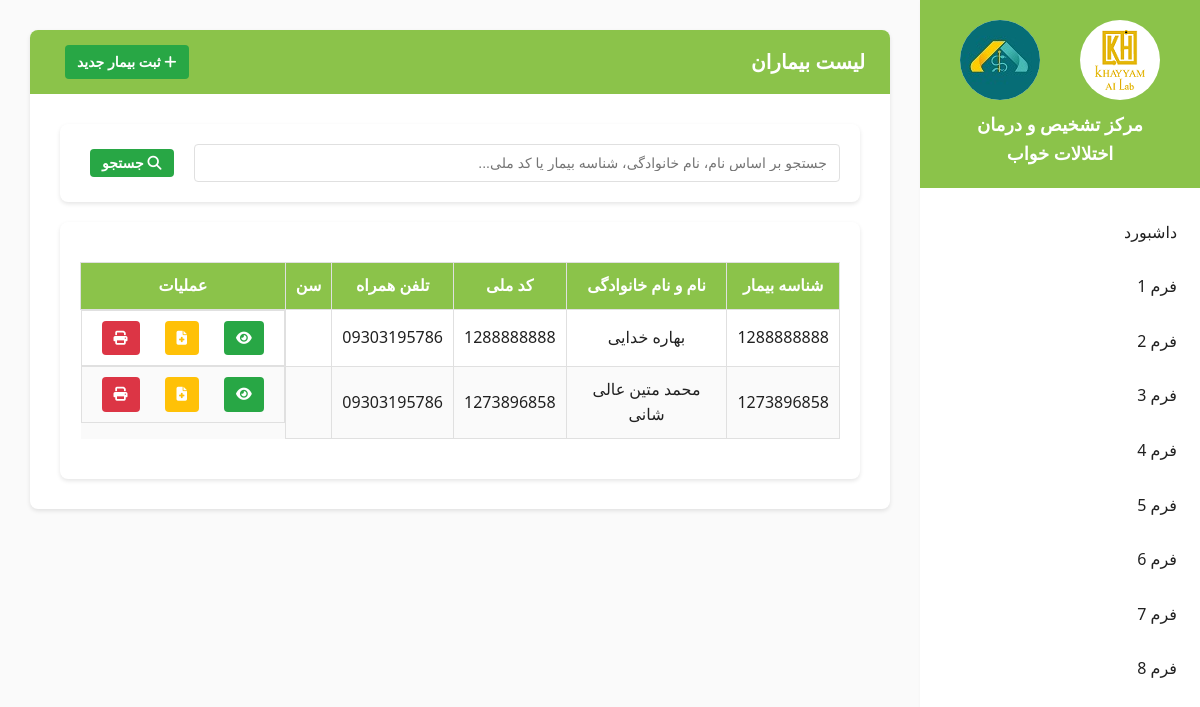
/patients/ (signed in), run on the app's committed database.
### patient_app/models.py (models this page shows, shortened)
class Patient(models.Model):
    patient_id = models.CharField(max_length=20, unique=True, verbose_name="شناسه بیمار")
    first_name = models.CharField(max_length=100, verbose_name="نام")
    last_name = models.CharField(max_length=100, verbose_name="نام خانوادگی")
    national_id = models.CharField(max_length=10, unique=True, verbose_name="کد ملی", blank=True, null=True)
    phone = models.CharField(max_length=15, verbose_name="تلفن همراه")
    email = models.EmailField(blank=True, null=True, verbose_name="پست الکترونیکی")
    emergency_contact_name = models.CharField(max_length=200, blank=True, null=True, verbose_name="نام فرد تماس اضطراری")
    emergency_contact_phone = models.CharField(max_length=15, blank=True, null=True, verbose_name="تلفن تماس اضطراری")
    GENDER_CHOICES = [
        ('M', 'مرد'),
        ('F', 'زن'),
    ]
    gender = models.CharField(max_length=1, choices=GENDER_CHOICES, verbose_name="جنسیت")
    birth_date = models.DateField(verbose_name="تاریخ تولد")
    height = models.IntegerField(validators=[MinValueValidator(50), MaxValueValidator(250)],
                                 verbose_name="قد (سانتی متر)")
    weight = models.DecimalField(max_digits=5, decimal_places=2,
                                validators=[MinValueValidator(20), MaxValueValidator(300)],
                                verbose_name="وزن (کیلوگرم)")
    neck_circumference = models.DecimalField(max_digits=4, decimal_places=1, blank=True, null=True,
                                           verbose_name="اندازه دور گردن")
    bmi = models.DecimalField(max_digits=4, decimal_places=2, blank=True, null=True,
                             verbose_name="BMI")
    created_at = models.DateTimeField(auto_now_add=True, verbose_name="تاریخ ایجاد")
    updated_at = models.DateTimeField(auto_now=True, verbose_name="تاریخ آخرین ویرایش")
    created_by = models.ForeignKey(User, on_delete=models.SET_NULL, null=True,
                                  related_name='created_patients', verbose_name="ایجاد کننده")
    class Meta:
        verbose_name = "بیمار"
        verbose_name_plural = "بیماران"
        ordering = ['-created_at']

### patient_app/views.py (the view, shortened to what this page needs)
# urls.py: path('patients/', views.patient_list, name='patient_list'),
@login_required
def patient_list(request):
    patients = Patient.objects.all()
    search_query = request.GET.get('search', '')
    paginator = Paginator(patients, 20)
    page_number = request.GET.get('page')
    page_obj = paginator.get_page(page_number)
    context = {
        'patients': page_obj,
        'search_query': search_query,
        'active_form': 'patients',
    }
    return render(request, 'sleep_clinic/patient_list.html', context)

### patient_app/templates/sleep_clinic/patient_list.html (shortened to what this page needs)
{% extends 'base.html' %}
{% block extra_css %}
{% load static %}
<link rel="stylesheet" href="{% static 'css/patient_list.css' %}">
{% endblock %}
{% block content %}
<div class="patient-list-container">
    <div class="form-header">
        <h2 class="form-title">لیست بیماران</h2>
        <a href="{% url 'patient_app:form1' %}" class="btn btn-primary">
            <i class="fas fa-plus"></i> ثبت بیمار جدید
        </a>
    </div>
    <div class="search-section">
        <form method="get" action="{% url 'patient_app:patient_list' %}" class="search-form">
            <div class="search-input-group">
                <input type="text" name="search" value="{{ search_query }}"
                       placeholder="جستجو بر اساس نام، نام خانوادگی، شناسه بیمار یا کد ملی..."
                       class="form-control search-input">
                <button type="submit" class="btn btn-primary">
                    <i class="fas fa-search"></i> جستجو
                </button>
            </div>
        </form>
    </div>
    <div class="table-section">
        <div class="table-responsive">
            <table class="data-table">
                <thead>
                    <tr>
                        <th>شناسه بیمار</th>
                        <th>نام و نام خانوادگی</th>
                        <th>کد ملی</th>
                        <th>تلفن همراه</th>
                        <th>سن</th>
                        <th>عملیات</th>
                    </tr>
                </thead>
                <tbody>
                    {% for patient in patients %}
                    <tr>
                        <td>{{ patient.patient_id }}</td>
                        <td>{{ patient.first_name }} {{ patient.last_name }}</td>
                        <td>{{ patient.national_id|default:"-" }}</td>
                        <td>{{ patient.phone }}</td>
                        <td>{{ patient.age }} </td>
                        <td class="action-buttons">
                            <a href="{% url 'patient_app:patient_detail' patient.id %}"
                            class="btn btn-sm btn-primary" title="مشاهده">
                                <i class="fas fa-eye"></i>
                            </a>
                            <a href="{% url 'patient_app:form1_create' patient.id %}"
                            class="btn btn-sm btn-warning" title="فرم جدید">
                                <i class="fas fa-file-medical"></i>
                            </a>
                            <a href="{% url 'patient_app:patient_report' patient.id %}"
                            class="btn btn-sm btn-danger" title="گزارش">
                                <i class="fas fa-print"></i>
                            </a>
                        </td>
                    </tr>
                    {% endfor %}
                </tbody>
            </table>
        </div>
    </div>
</div>
{% endblock %}

### static/css/base.css (style rules this page uses)
* { margin: 0; padding: 0; box-sizing: border-box; }
:root { --primary-green: #8BC34A; --dark-green: #13c675; --light-green: #f0f8f0; --text-dark: #212121; --text-light: #757575; --border-color: #E0E0E0; --bg-light: #FAFAFA; --white: #FFFFFF; --shadow: 0 2px 4px rgba(0,0,0,0.1); --shadow-hover: 0 4px 8px rgba(0,0,0,0.15); }
body { font-family:'Segoe UI', 'B Nazanin', Tahoma, Arial, sans-serif; background-color: var(--bg-light); color: var(--text-dark); line-height: 1.6; }
a { text-decoration: none; }
.form-header { background-color: var(--primary-green); color: var(--white); padding: 15px 25px; margin: -30px -30px 30px; border-radius: 8px 8px 0 0; display: flex; justify-content: space-between; align-items: center; }
.form-title { font-size: 20px; font-weight: 600; }
input[type="text"], input[type="number"], input[type="date"], input[type="tel"], input[type="email"], select, textarea { width: 100%; padding: 10px 12px; border: 1px solid var(--border-color); border-radius: 4px; font-size: 14px; transition: border-color 0.3s ease; }
.data-table { width: 100%; border-collapse: collapse; margin: 20px 0; }
.data-table th, .data-table td { border: 1px solid var(--border-color); padding: 10px; text-align: center; }
.data-table th { background-color: var(--primary-green); color: var(--white); font-weight: 600; }
.data-table tr:nth-child(even) { background-color: var(--bg-light); }
.btn { padding: 10px 20px; border: none; border-radius: 4px; cursor: pointer; font-size: 14px; font-weight: 500; transition: all 0.3s ease; }
.btn-primary { background-color: var(--primary-green); color: var(--white); }
.btn-danger { background-color: #e74c3c; color: var(--white); }
.btn { padding: 12px 30px; border: none; border-radius: 5px; font-size: 16px; font-weight: 600; cursor: pointer; margin: 0 10px; transition: all 0.3s ease; }
.btn-primary { background-color: #23c654; color: white; }

### static/css/patient_list.css (style rules this page uses)
.patient-list-container { max-width: 1400px; margin: 0 auto; }
.search-section { background: white; padding: 20px; border-radius: 8px; box-shadow: var(--shadow); margin: 20px 0; }
.search-form { width: 100%; }
.search-input-group { display: flex; gap: 10px; align-items: center; }
.search-input { flex: 1; }
.table-section { background: white; padding: 20px; border-radius: 8px; box-shadow: var(--shadow); }
.action-buttons { display: flex; gap: 5px; }
.btn-sm i { font-size: 14px; }
.btn { background-color: #28a745; color: white; padding: 6px 12px; border: none; border-radius: 4px; cursor: pointer; text-decoration: none; font-size: 14px; }
.btn-warning { background-color: #ffc107; }
.btn-danger { background-color: #dc3545; }

### data on the page
Patient: patient_id "1288888888", first_name "بهاره", last_name "خدایی", national_id "1288888888", phone "09303195786"
Patient: patient_id "1273896858", first_name "محمد متین", last_name "عالی شانی", national_id "1273896858", phone "09303195786"
